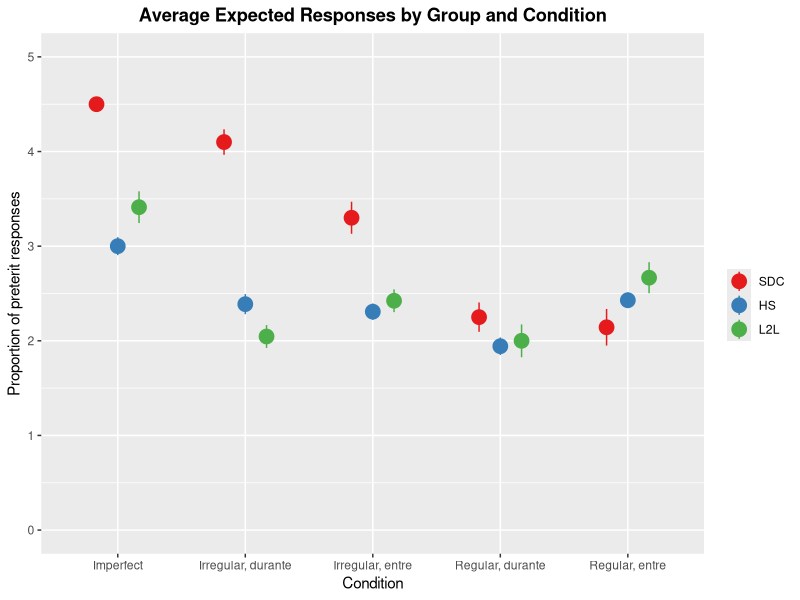
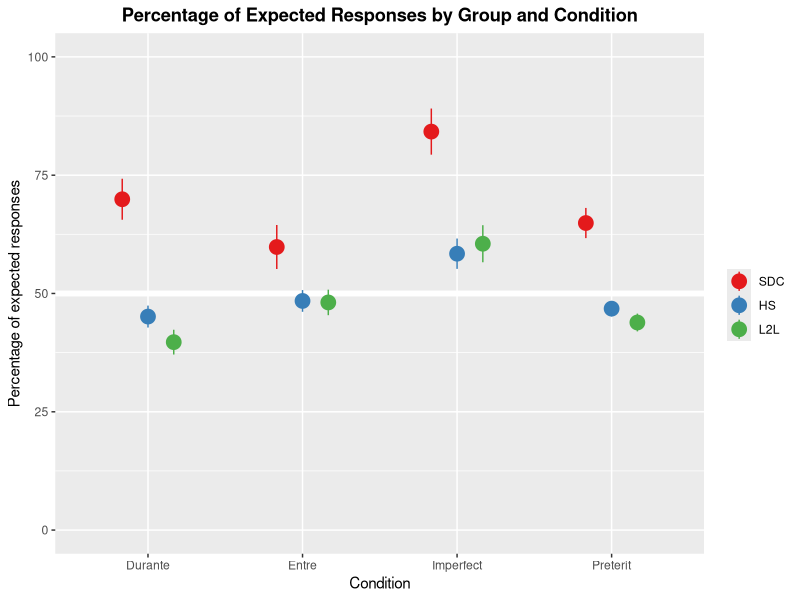

Write the R code that produced these figures, in order.
# Packages
library(tidyverse)


# Prepare data
## Load preterit data
HS_Preterit = read_csv("./CSV Files/Heritage/Heritage EPT Preterit Data.csv") %>% 
  mutate(NewTask = "EPT",
         ShortGroup = "HS",
         LongGroup = "Heritage Speakers")

L2_Preterit = read_csv("./CSV Files/L2 Learners/L2 Learners EPT Preterit Data.csv") %>% 
  mutate(NewTask = "EPT",
         ShortGroup = "L2L",
         LongGroup = "L2 Learners")

SDC_Preterit = read.csv("./CSV Files/Comparison/Comparison EPT Preterit Data.csv") %>% 
  mutate(NewTask = "EPT",
         ShortGroup = "SDC",
         LongGroup = "Comparison Participants")


## Load imperfect data
HS_Imperfect = read_csv("./CSV Files/Heritage/Heritage EPT Imperfect Data.csv") %>% 
  mutate(NewTask = "EPT",
         ShortGroup = "HS",
         LongGroup = "Heritage Speakers")

L2_Imperfect = read_csv("./CSV Files/L2 Learners/L2 Learners EPT Imperfect Data.csv") %>% 
  mutate(NewTask = "EPT",
         ShortGroup = "L2L",
         LongGroup = "L2 Learners")

SDC_Imperfect = read.csv("./CSV Files/Comparison/Comparison EPT Imperfect Data.csv") %>% 
  mutate(NewTask = "EPT",
         ShortGroup = "SDC",
         LongGroup = "Comparison Participants")


## Join preterit and imperfect data
Aggregate <- rbind(HS_Preterit, HS_Imperfect, L2_Preterit, L2_Imperfect, SDC_Preterit, SDC_Imperfect)


# Generate conditions
## Descriptive statistics by condition
Durante_Irregular <- Aggregate %>% 
  filter(Verb_Condition == "Irregular stative with durante") %>% 
  mutate(GraphCondition = "Irregular, durante")

Durante_Regular <- Aggregate %>% 
  filter(Verb_Condition == "Regular stative with durante") %>% 
  mutate(GraphCondition = "Regular, durante")

Durante_Combined <- rbind(Durante_Regular, Durante_Irregular) %>% 
  mutate(GraphCondition = "Durante")

Entre_Irregular <- Aggregate %>% 
  filter(Verb_Condition == "Irregular stative with entre") %>% 
  mutate(GraphCondition = "Irregular, entre")

Entre_Regular <- Aggregate %>% 
  filter(Verb_Condition == "Regular stative with entre") %>% 
  mutate(GraphCondition = "Regular, entre")

Entre_Combined <- rbind(Entre_Regular, Entre_Irregular) %>% 
  mutate(GraphCondition = "Entre")

Imperfect <- Aggregate %>% 
  filter(Property == "Imperfect") %>% 
  mutate(GraphCondition = "Imperfect")

Preterit <- Aggregate %>% 
  filter(Property == "Preterit") %>% 
  mutate(GraphCondition = "Preterit")


## Prepare condition averages
Durante_Irregular_Sum <- aggregate(Durante_Irregular$Response, list(Durante_Irregular$Participant_ID), FUN = sum)
Durante_Irregular_Sum <- Durante_Irregular_Sum %>% rename(Participant_ID = Group.1)
Durante_Irregular_Sum <- Durante_Irregular_Sum %>% rename(Part_Sum = x)
Durante_Irregular_Sum <- left_join(Durante_Irregular, Durante_Irregular_Sum, by = c("Participant_ID" = "Participant_ID"))

Durante_Regular_Sum <- aggregate(Durante_Regular$Response, list(Durante_Regular$Participant_ID), FUN = sum)
Durante_Regular_Sum <- Durante_Regular_Sum %>% rename(Participant_ID = Group.1)
Durante_Regular_Sum <- Durante_Regular_Sum %>% rename(Part_Sum = x)
Durante_Regular_Sum <- left_join(Durante_Regular, Durante_Regular_Sum, by = c("Participant_ID" = "Participant_ID"))

Durante_Combined_Sum <- aggregate(Durante_Combined$Response, list(Durante_Combined$Participant_ID), FUN = sum)
Durante_Combined_Sum <- Durante_Combined_Sum %>% rename(Participant_ID = Group.1)
Durante_Combined_Sum <- Durante_Combined_Sum %>% rename(Part_Sum = x)
Durante_Combined_Sum <- left_join(Durante_Combined, Durante_Combined_Sum, by = c("Participant_ID" = "Participant_ID"))

Entre_Irregular_Sum <- aggregate(Entre_Irregular$Response, list(Entre_Irregular$Participant_ID), FUN = sum)
Entre_Irregular_Sum <- Entre_Irregular_Sum %>% rename(Participant_ID = Group.1)
Entre_Irregular_Sum <- Entre_Irregular_Sum %>% rename(Part_Sum = x)
Entre_Irregular_Sum <- left_join(Entre_Irregular, Entre_Irregular_Sum, by = c("Participant_ID" = "Participant_ID"))

Entre_Regular_Sum <- aggregate(Entre_Regular$Response, list(Entre_Regular$Participant_ID), FUN = sum)
Entre_Regular_Sum <- Entre_Regular_Sum %>% rename(Participant_ID = Group.1)
Entre_Regular_Sum <- Entre_Regular_Sum %>% rename(Part_Sum = x)
Entre_Regular_Sum <- left_join(Entre_Regular, Entre_Regular_Sum, by = c("Participant_ID" = "Participant_ID"))

Entre_Combined_Sum <- aggregate(Entre_Combined$Response, list(Entre_Combined$Participant_ID), FUN = sum)
Entre_Combined_Sum <- Entre_Combined_Sum %>% rename(Participant_ID = Group.1)
Entre_Combined_Sum <- Entre_Combined_Sum %>% rename(Part_Sum = x)
Entre_Combined_Sum <- left_join(Entre_Combined, Entre_Combined_Sum, by = c("Participant_ID" = "Participant_ID"))

Imperfect_Sum <- aggregate(Imperfect$Response, list(Imperfect$Participant_ID), FUN = sum)
Imperfect_Sum <- Imperfect_Sum %>% rename(Participant_ID = Group.1)
Imperfect_Sum <- Imperfect_Sum %>% rename(Part_Sum = x)
Imperfect_Sum <- left_join(Imperfect, Imperfect_Sum, by = c("Participant_ID" = "Participant_ID"))

Preterit_Sum <- aggregate(Preterit$Response, list(Preterit$Participant_ID), FUN = sum)
Preterit_Sum <- Preterit_Sum %>% rename(Participant_ID = Group.1)
Preterit_Sum <- Preterit_Sum %>% rename(Part_Sum = x)
Preterit_Sum <- left_join(Preterit, Preterit_Sum, by = c("Participant_ID" = "Participant_ID"))


# Data for 5 conditions
## Create and organize list
LongConditionsList <- rbind(Durante_Irregular_Sum, Durante_Regular_Sum, Entre_Irregular_Sum, Entre_Regular_Sum, Imperfect_Sum)

LongConditionsList$ShortGroup <- factor(LongConditionsList$ShortGroup,
                               levels = c("SDC", "HS", "L2L"))


## Graph
LongConditionsList %>%
  ggplot(aes(x = GraphCondition, y = Part_Sum, color = ShortGroup)) + 
  stat_summary(fun.data = mean_se,
               geom = "pointrange", size = 1, 
               position = position_dodge(width = 0.5)) + 
  scale_color_brewer(palette = "Set1", name = "") +
  scale_y_continuous(breaks = seq (0, 5, 1),
                     limits = c(0, 5)) +
  labs(x = "Condition", y = "Proportion of preterit responses", color = "Group", 
       title = "Average Expected Responses by Group and Condition") +
  theme(plot.title = element_text(hjust = 0.5, face = "bold"))


# Data for 3 conditions
## Create and organize list
ShortConditionsList <- rbind(Durante_Combined_Sum, Entre_Combined_Sum, Imperfect_Sum, Preterit_Sum) %>% 
  mutate(Percentage = (Response)*100)

ShortConditionsList$ShortGroup <- factor(ShortConditionsList$ShortGroup,
                                         levels = c("SDC", "HS", "L2L"))


## Graph
ShortConditionsList %>%
  ggplot(aes(x = GraphCondition, y = Percentage, color = ShortGroup)) + 
  geom_hline(yintercept = 50, color = "white", size = 2) +
  stat_summary(fun.data = mean_se,
               geom = "pointrange", size = 1, 
               position = position_dodge(width = 0.5)) + 
  scale_color_brewer(palette = "Set1", name = "") +
  scale_y_continuous(breaks = seq (0, 100, 25),
                     limits = c(0, 100)) +
  labs(x = "Condition", y = "Percentage of expected responses", color = "Group", 
       title = "Percentage of Expected Responses by Group and Condition") +
  theme(plot.title = element_text(hjust = 0.5, face = "bold"))


## Get statistics tables
HS_Table <- ShortConditionsList %>%
  filter(ShortGroup == "HS") %>% 
  group_by(GraphCondition) %>% 
  summarize(Average = mean(Part_Sum, na.rm = T), SD = sd(Part_Sum, na.rm = T), Max = max(Part_Sum, na.rm = T), Min = min(Part_Sum, na.rm = T))

L2_Table <- ShortConditionsList %>%
  filter(ShortGroup == "L2L") %>% 
  group_by(GraphCondition) %>% 
  summarize(Average = mean(Part_Sum, na.rm = T), SD = sd(Part_Sum, na.rm = T), Max = max(Part_Sum, na.rm = T), Min = min(Part_Sum, na.rm = T))

SDC_Table <- ShortConditionsList %>%
  filter(ShortGroup == "SDC") %>% 
  group_by(GraphCondition) %>% 
  summarize(Average = mean(Part_Sum, na.rm = T), SD = sd(Part_Sum, na.rm = T), Max = max(Part_Sum, na.rm = T), Min = min(Part_Sum, na.rm = T))
